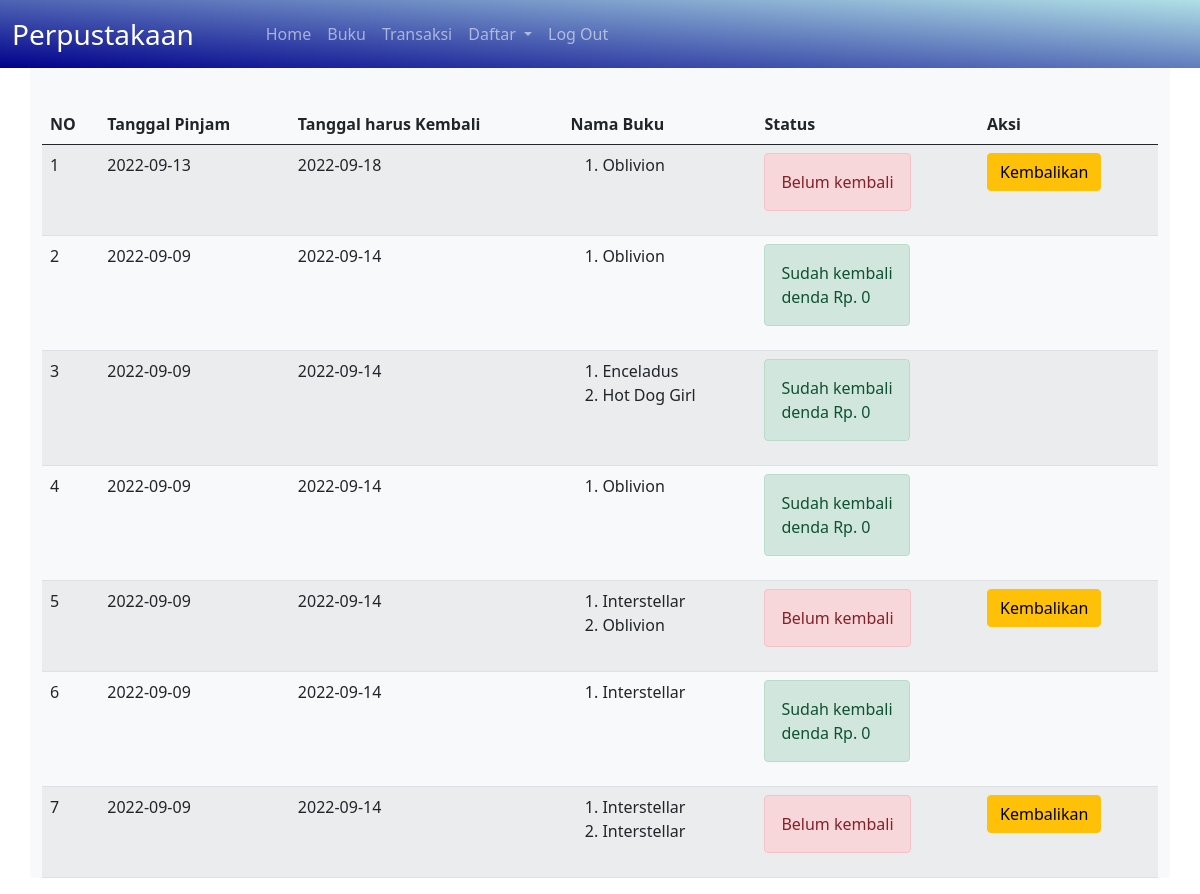
/perpustakaan/histori_peminjaman.php (signed in), run on the app's committed database.
### tables this page shows
CREATE TABLE `peminjaman_buku` (
  `id_peminjaman_buku` int(11) NOT NULL,
  `id_siswa` int(11) NOT NULL,
  `tanggal_pinjam` date NOT NULL,
  `tanggal_kembali` date NOT NULL
);

CREATE TABLE `detail_peminjaman_buku` (
  `id_detail_peminjaman_buku` int(11) NOT NULL,
  `id_peminjaman_buku` int(11) NOT NULL,
  `id_buku` int(11) NOT NULL,
  `qty` int(11) NOT NULL
);

CREATE TABLE `buku` (
  `id_buku` int(11) NOT NULL,
  `nama_buku` varchar(22) NOT NULL,
  `deskripsi` text NOT NULL,
  `foto` varchar(22) NOT NULL
);

CREATE TABLE `pengembalian_buku` (
  `id_pengembalian_buku` int(11) NOT NULL,
  `id_peminjaman_buku` int(11) NOT NULL,
  `tanggal_pengembalian` date NOT NULL,
  `denda` int(11) NOT NULL
);

### perpustakaan/histori_peminjaman.php (the view)
<?php
include "header.php";
?>
<h2>Histori Peminjaman Buku</h2>
<table class="table table-hover table-striped">
    <br>
    <br>
    <thead>
        <th>NO</th>
        <th>Tanggal Pinjam</th>
        <th>Tanggal harus Kembali</th>
        <th>Nama Buku</th>
        <th>Status</th>
        <th>Aksi</th>
    </thead>
    <tbody>
        <?php
        include "koneksi.php";
        $qry_histori=mysqli_query($conn,"select * from peminjaman_buku order by id_peminjaman_buku desc");
        $no=0;
        while($data_histori=mysqli_fetch_array($qry_histori)){
            $no++;
            $buku_dipinjam="<ol>";
            $qry_buku=mysqli_query($conn,"select * from  detail_peminjaman_buku join buku on buku.id_buku=detail_peminjaman_buku.id_buku where id_peminjaman_buku = '".$data_histori['id_peminjaman_buku']."'");
            while($data_buku=mysqli_fetch_array($qry_buku)){
                $buku_dipinjam.="<li>".$data_buku['nama_buku']."</li>";
            }
            $buku_dipinjam.="</ol>";
            $qry_cek_kembali=mysqli_query($conn,"select * from pengembalian_buku where id_peminjaman_buku = '".$data_histori['id_peminjaman_buku']."'");
            if(mysqli_num_rows($qry_cek_kembali)>0){
                $data_kembali=mysqli_fetch_array($qry_cek_kembali);
                $denda="denda Rp. ".$data_kembali['denda'];
                $status_kembali="<label class='alert alert-success'>Sudah kembali <br>".$denda."</label>";
                $button_kembali="";
            } else {
                $status_kembali="<label class='alert alert-danger'>Belum kembali</label>";
                $button_kembali="<a href='kembali.php?id=".$data_histori['id_peminjaman_buku']."' class='btn btn-warning' onclick='return confirm(\"apakah yang anda kembalikan benar?\")'>Kembalikan</a>";
            }
            ?>
            <tr>
                <td><?=$no?></td>
                <td><?=$data_histori['tanggal_pinjam']?></td>
                <td><?=$data_histori['tanggal_kembali']?></td>
                <td><?=$buku_dipinjam?></td>
                <td><?=$status_kembali?></td>
                <td><?=$button_kembali?></td>
            </tr>
            <?php
            }
            ?>
            </tbody>
        </table>
        <?php
        include "footer.php";
        ?>

### data on the page
peminjaman_buku: tanggal_pinjam "2022-09-13", tanggal_kembali "2022-09-18", shows "Belum kembali"
detail_peminjaman_buku: id_buku.nama_buku "Oblivion"
peminjaman_buku: tanggal_pinjam "2022-09-09", tanggal_kembali "2022-09-14", pengembalian_buku.denda "denda Rp. 0"
detail_peminjaman_buku: id_buku.nama_buku "Oblivion"
peminjaman_buku: tanggal_pinjam "2022-09-09", tanggal_kembali "2022-09-14", pengembalian_buku.denda "denda Rp. 0"
detail_peminjaman_buku: id_buku.nama_buku "Enceladus"
detail_peminjaman_buku: id_buku.nama_buku "Hot Dog Girl"
peminjaman_buku: tanggal_pinjam "2022-09-09", tanggal_kembali "2022-09-14", pengembalian_buku.denda "denda Rp. 0"
detail_peminjaman_buku: id_buku.nama_buku "Oblivion"
peminjaman_buku: tanggal_pinjam "2022-09-09", tanggal_kembali "2022-09-14", shows "Belum kembali"
detail_peminjaman_buku: id_buku.nama_buku "Interstellar"
detail_peminjaman_buku: id_buku.nama_buku "Oblivion"
peminjaman_buku: tanggal_pinjam "2022-09-09", tanggal_kembali "2022-09-14", pengembalian_buku.denda "denda Rp. 0"
detail_peminjaman_buku: id_buku.nama_buku "Interstellar"
peminjaman_buku: tanggal_pinjam "2022-09-09", tanggal_kembali "2022-09-14", shows "Belum kembali"
detail_peminjaman_buku: id_buku.nama_buku "Interstellar"
detail_peminjaman_buku: id_buku.nama_buku "Interstellar"
